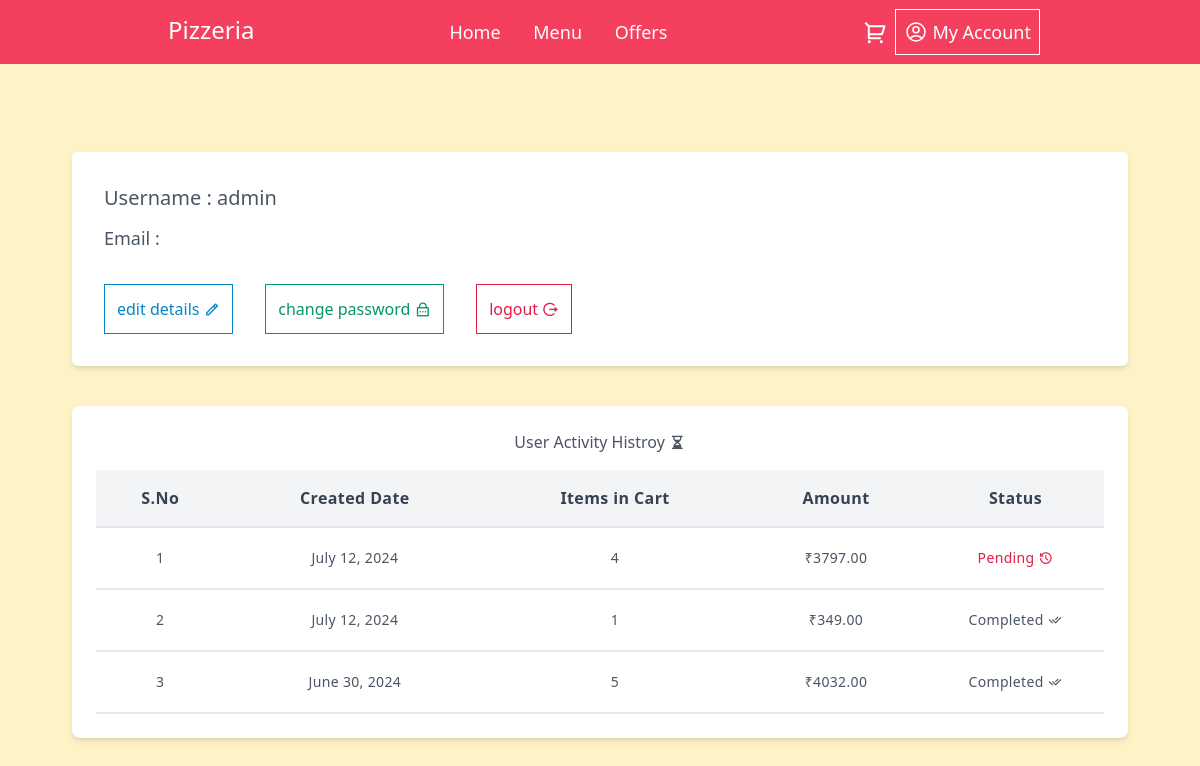
The app's page /account/ (signed in) with its own data.
### orders/models.py (models this page shows)
class BaseModel(models.Model):
    uid = models.UUIDField(default=uuid.uuid4, editable=False, primary_key=True)
    created_at = models.DateTimeField(default=timezone.now)
    updated_at = models.DateTimeField(default=timezone.now)
    class Meta:
        abstract = True

class CustomerOrder(BaseModel):
    STATUS_CHOICES = [
        ('Pending', 'Pending'), ('Completed', 'Completed')
    ]
    user = models.ForeignKey(User, null=True, blank=True, on_delete=models.SET_NULL)
    status = models.CharField(max_length=20, choices=STATUS_CHOICES, default='Pending')
    payment_request_id = models.CharField(max_length=255, blank=True, null=True)
    item_in_cart = models.IntegerField(blank=True, null=True)
    total_amount = models.DecimalField(max_digits=8, decimal_places=2, null=True)

### orders/views.py (the view)
# urls.py: path('account/', user_account, name='user_account'),
@login_required(login_url = '/login/')
def user_account(request):
    user = User.objects.get(username = request.user.username)
    customer_order = CustomerOrder.objects.filter(user = request.user).order_by('-updated_at')
    return render(request, 'account.html', {'user':user, 'customer_order':customer_order})

### templates/account.html (shortened to what this page needs)
{% extends 'base.html' %}
{% block main %}
    <div class="bg-white rounded-md p-8 lg:m-10 shadow-md">
        <div id="user_details" class="">
            <div class="flex items-center gap-10 text-gray-600 font-medium">
                <div class="">
                    <h4 class="text-xl">Username : {{ user.username }}</h4>
                    <h4 class="mt-3 text-lg">Email : {{ user.email }}</h4>
                </div>
            </div>
            <div class="flex flex-col items-start gap-3 md:flex-row md:items-center md:space-x-5 mt-8">
                <a id="edit-button" href="" class="border p-3 border-sky-600 text-sky-600 hover:bg-sky-600 hover:text-white">edit details <i class="ri-pencil-line"></i></a>
                <a id="edit-password" href="" class="border p-3 border-emerald-600 text-emerald-600 hover:bg-emerald-600 hover:text-white">change password <i class="ri-lock-password-line"></i></a>
                <a href="{% url 'user_logout' %}" class="border p-3 border-rose-600 text-rose-600 hover:bg-rose-600 hover:text-white">logout <i class="ri-logout-circle-r-line"></i></a>
            </div>
        </div>
    </div>
    <div class="my-8 p-2 md:p-6 lg:m-10 bg-white rounded-lg shadow-md">
        <table class="w-full">
            <caption class="caption-top mb-4">
                <h3 class="text-gray-600 text-sm lg:text-base">User Activity Histroy <i class="ri-hourglass-fill"></i></h3>
            </caption>
            <thead class="bg-gray-100 border-b-2">
                <tr>
                    <th class="p-2 md:p-4 text-sm lg:text-base md:tracking-wide text-gray-700">S.No</th>
                    <th class="p-2 md:p-4 text-sm lg:text-base md:tracking-wide text-gray-700">Created Date</th>
                    <th class="p-2 md:p-4 text-sm lg:text-base md:tracking-wide text-gray-700">Items in Cart</th>
                    <th class="p-2 md:p-4 text-sm lg:text-base md:tracking-wide text-gray-700">Amount</th>
                    <th class="p-2 md:p-4 text-sm lg:text-base md:tracking-wide text-gray-700">Status</th>
                </tr>
            </thead>
            <tbody>
                {% if customer_order %}
                    {% for order in customer_order %}
                            <tr class="">
                                <td class="py-5 text-center text-sm text-gray-600 md:tracking-wide border-b-2 ">{{ forloop.counter }}</td>
                                <td class="py-5 text-center text-sm text-gray-600 md:tracking-wide border-b-2 ">{{ order.created_at |date:"F j, Y"}}</td>
                                <td class="py-5 text-center text-sm text-gray-600 md:tracking-wide border-b-2 ">{{ order.item_in_cart }}</td>
                                <td class="py-5 text-center text-sm text-gray-600 md:tracking-wide border-b-2 ">₹{{ order.total_amount }}</td>
                                <td class="py-5 text-center text-sm text-gray-600 md:tracking-wide border-b-2 {% if order.status == 'Pending' %}text-rose-600{% else %}text-emerald-600{% endif %}">{{ order.status }} {% if order.status == 'Pending' %}<i class="ri-history-line"></i>{% else %}<i class="ri-check-double-line"></i>{% endif %}</td>
                            </tr>
                    {% endfor %}
                {% else %}
                    <h2 class="text-gray-600 font-medium">No items added in cart Nor purchased </h2>
                {% endif %}
            </tbody>
        </table>
    </div>
{% endblock %}

### records on screen
CustomerOrder: created_at "July 12, 2024", item_in_cart "4", total_amount "3797.00", status "Pending"
CustomerOrder: created_at "July 12, 2024", item_in_cart "1", total_amount "349.00", status "Completed"
CustomerOrder: created_at "June 30, 2024", item_in_cart "5", total_amount "4032.00", status "Completed"

### other values on screen
{{ user.username }} "admin"
